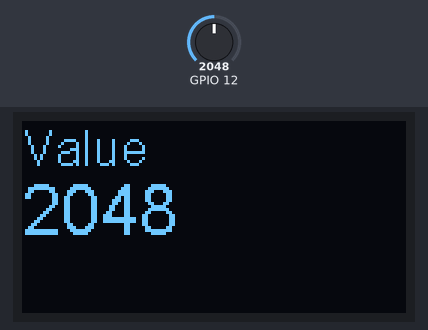
This sketch was run on a simulated ESP32. Parts: 128×64 one-colour display. The test bench sets the inputs (shaded band); at power-on: GPIO 12 = 2048. What the sketch prints to the serial monitor is not drawn.

Above: at 1.2 s.
1.3 s: GPIO 12 set to 2866
At 1.9 s:
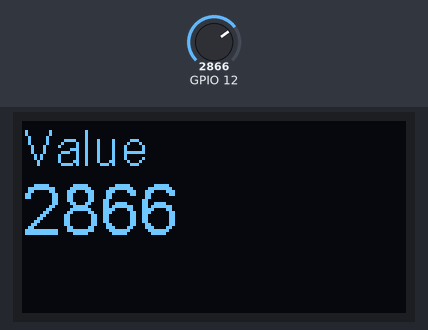
2.8 s: GPIO 12 set to 3603
At 4.0 s:
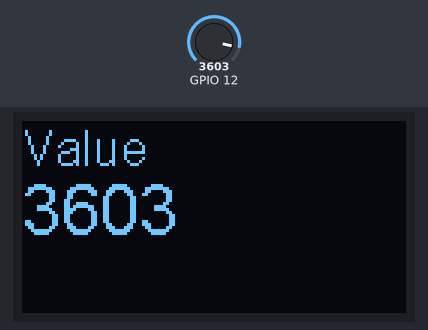
4.3 s: GPIO 12 set to 4095
At 5.3 s:
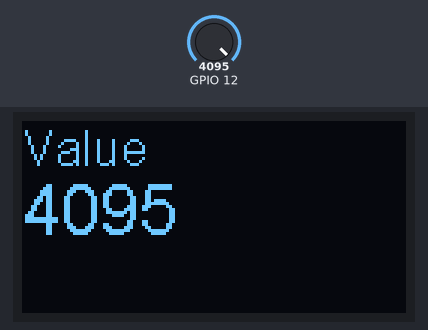
Timing chart, 0 to 7.3 s (numbered marks = the images above; inputs shaded):
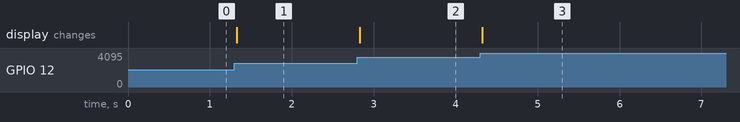

The sketch:

W701.ino
```cpp
#include <Wire.h>
#include "SSD1306Wire.h"
SSD1306Wire  display(0x3c, 21, 22);

void setup() {
    Serial.begin(115200);
    pinMode(12,INPUT);
     // Initialising the UI will init the display too.
    display.init();
    display.flipScreenVertically(); //畫面上下顛倒顯示
    display.display(); //顯示畫面
}

void loop() {
      int input =analogRead(12);
      display.setFont(ArialMT_Plain_16);   //設定字型與大小
      display.drawString(0, 0, "Value");  //(x座標,y座標,"字串")
      display.setFont(ArialMT_Plain_24);   //設定字型與大小
      display.drawString(0, 16, String(input)); //(x座標,y座標,"字串")
      Serial.println(input);

      display.display(); //顯示畫面
      delay(200);
      display.clear(); //清空畫面

}
```

Measured:
- after the input at 1.3 s, the display: changes at once (image 1)
- after the input at 2.8 s, the display: changes at once (image 2)
- after the input at 4.3 s, the display: changes at once (image 3)
